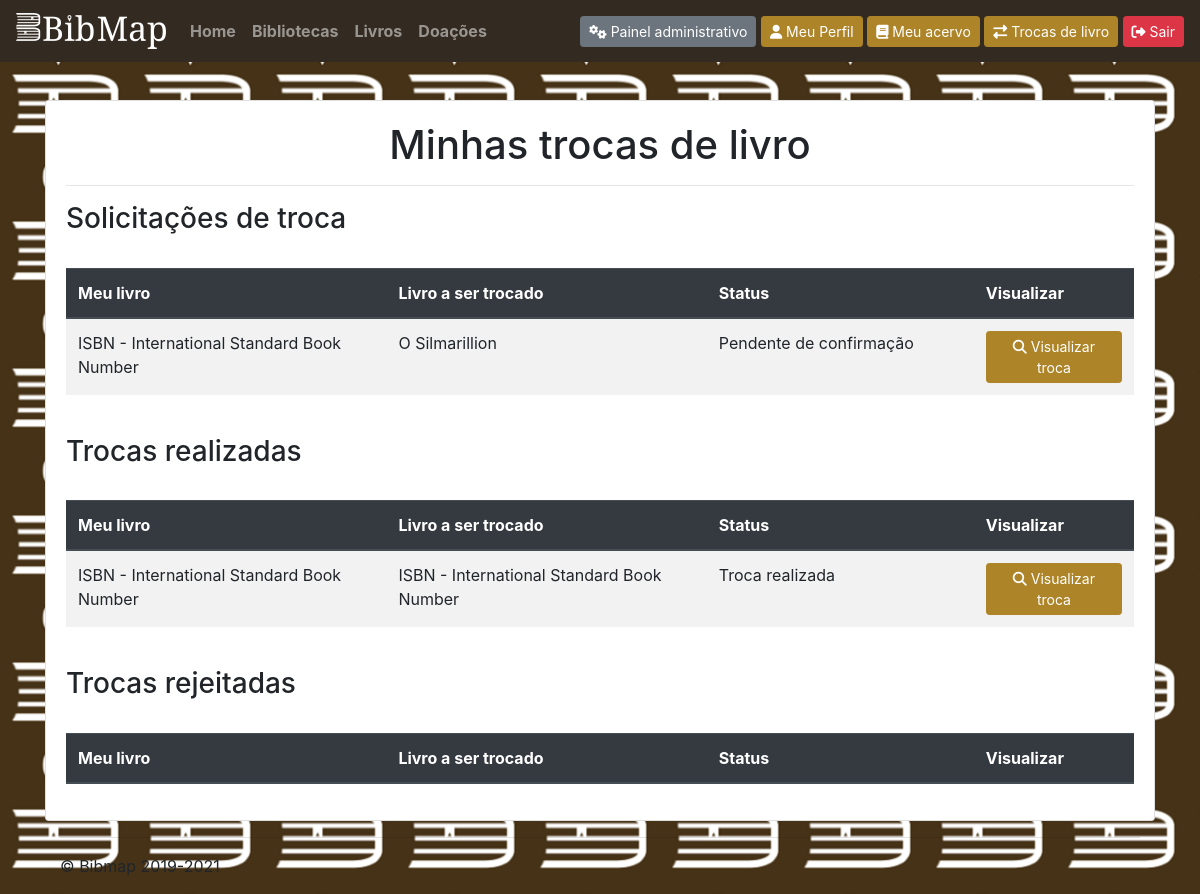
The page /accounts/trocasdelivros/ (signed in) on the database its author committed.
### accounts/models.py (models this page shows)
class TrocaLivro(models.Model):
    livro_solicitante  = models.ForeignKey(LivroUsuario, on_delete = models.CASCADE, related_name = "livro_solicitante", null=True)
    livro_solicitado = models.ForeignKey(LivroUsuario, on_delete = models.CASCADE, related_name = "livro_solicitado", null=True)
    confirmacao = models.BooleanField(null = True)
    data_solicitacao  = models.DateTimeField(auto_now_add = True)
    data_finalizacao  = models.DateTimeField(blank=True, null=True)

class LivroUsuario(models.Model):
    livro = models.ForeignKey(Livro, on_delete=models.PROTECT)
    perfil = models.ForeignKey(Perfil, on_delete=models.PROTECT)
    estado_choices = [
        (0, 'Excelente'),
        (1, 'Ótimo'),
        (2, 'Bom'),
        (3, 'Regular'),
        (4, 'Ruim'),
        (5, 'Péssimo'),
    ]
    estado = models.IntegerField(choices = estado_choices, default = 0)

### livro/models.py (models this page shows, shortened)
class Livro(models.Model):
    nome = models.CharField(max_length=100)
    isbn_10 = models.CharField(max_length=10)
    isbn_13 = models.CharField(max_length=13)
    editora = models.CharField(max_length=50)
    capa = models.ImageField(upload_to='images/livros/')
    genero_choices = [
        (0, 'Ação'),
        (1, 'Administração'),
        (2, 'Aventura'),
        (3, 'Arte'),
        (4, 'Artesanato'),
        (5, 'Autoajuda'),
        (6, 'Biografia'),
        (7, 'Ciência'),
        (8, 'Computação'),
        (9, 'Humor'),
        (10, 'Direito'),
        (11, 'Educação'),
        (12, 'Didático'),
        (13, 'Engenharia'),
        (14, 'Erótico'),
        (15, 'Esporte'),
        (16, 'Ficção'),
        (17, 'Gastronomia'),
        (18, 'História'),
        (19, 'Quadrinho'),
        (20, 'Infantil'),
        (21, 'Infantojuvenil'),
        (22, 'LGBTQI+'),
        (23, 'Literatura'),
        (24, 'Medicina'),
        (25, 'Policial'),
        (26, 'Religião'),
        (27, 'Romance'),
        (28, 'Saúde'),
        (29, 'Turismo'),
        (30, 'Linguagem')
    ]
    genero = models.IntegerField(choices=genero_choices, default=0)
    status = models.BooleanField(default=True)
    autor = models.TextField()
    resumo = models.TextField()
    last_reseted_views = models.DateField(default = datetime.date(2000, 1, 1))
    visualizacoes = models.IntegerField(default=0)
    def __str__(self):
        return self.nome

### accounts/views.py (the view)
# urls.py: path('trocasdelivros/', views.TrocasDeLivros, name = 'TrocasDeLivros'),
@login_required
def TrocasDeLivros(request):
    lista_de_trocas = TrocaLivro.objects.filter(livro_solicitante__perfil__user_id = request.user.id) | TrocaLivro.objects.filter(livro_solicitado__perfil__user_id = request.user.id)
    context = {
        'lista_de_trocas': lista_de_trocas,
    }
    return render(request, 'accounts/trocasdelivros.html', context)

### accounts/views.py (called while the page is built)
def AddPerfilContext(request):
    context = {}
    if 'perfil' in request.session:
        p = Perfil.objects.get(user=request.user)
        context['perfil'] = p
    return context

### usuario/models.py (called while the page is built)
    def __str__(self):
        return self.numero

    def __str__(self):
        return "{} {}".format(self.user.first_name, self.user.last_name)

    def IsAdmin(self):
        return self.grupo == 2

### templates/accounts/trocasdelivros.html (shortened to what this page needs)
{% load static %}
{% include 'header.html' %}
<div class="container" style="margin-top: 100px">
    <div class="row">
        <div class="col-md-12">
            <div class="card">
                <div class="card-body">
                <div class="mx-auto">
                    <h1 class="text-center">Minhas trocas de livro</h1>
                    <hr>
                        <h3>Solicitações de troca</h3>
                        <br/>
                        <table class="table table-striped">
                            <thead class="thead-dark">
                                <tr>
                                <th scope="col" width="30%">Meu livro</th>
                                <th scope="col" width="30%">Livro a ser trocado</th>
                                <th scope="col" width="25%">Status</th>
                                <th scope="col" width="15%">Visualizar</th>
                                </tr>
                            </thead>
                            <tbody>
                                {% for troca in lista_de_trocas %}
                                    {% if troca.confirmacao == None %}
                                        <tr>
                                            <td>
                                                {% if troca.livro_solicitante.perfil == request.user.perfil %}
                                                    {{troca.livro_solicitante.livro}}
                                                {% else %}
                                                    {{troca.livro_solicitado.livro}}
                                                {% endif %}
                                            </td>
                                            <td>
                                                {% if troca.livro_solicitante.perfil == request.user.perfil %}
                                                    {{troca.livro_solicitado.livro}}
                                                {% else %}
                                                    {{troca.livro_solicitante.livro}}
                                                {% endif %}
                                            </td>
                                            <td>
                                            {% if troca.confirmacao == None %}
                                                Pendente de confirmação
                                            {% elif troca.confirmacao %}
                                                Troca realizada
                                            {% else %}
                                                Troca rejeitada
                                            {% endif %}
                                            </td>
                                            <td>
                                                <button type="button" class="btn btn-info btn-sm" data-toggle="modal" data-target="#visualizar-troca-{{troca.id}}">
                                                    <i class="fa fa-search" aria-hidden="true"></i> Visualizar troca
                                                </button>
                                            </td>
                                        </tr>
                                    {% endif %}
                                {% endfor %}
                            </tbody>
                        </table>
                        <br/>
                        <h3>Trocas realizadas</h3>
                        <br/>
                        <table class="table table-striped">
                            <thead class="thead-dark">
                                <tr>
                                <th scope="col" width="30%">Meu livro</th>
                                <th scope="col" width="30%">Livro a ser trocado</th>
                                <th scope="col" width="25%">Status</th>
                                <th scope="col" width="15%">Visualizar</th>
                                </tr>
                            </thead>
                            <tbody>
                                {% for troca in lista_de_trocas %}
                                    {% if troca.confirmacao %}
                                        <tr>
                                            <td>
                                                {% if troca.livro_solicitante.perfil == request.user.perfil %}
                                                    {{troca.livro_solicitante.livro}}
                                                {% else %}
                                                    {{troca.livro_solicitado.livro}}
                                                {% endif %}
                                            </td>
                                            <td>
                                                {% if troca.livro_solicitante.perfil == request.user.perfil %}
                                                    {{troca.livro_solicitado.livro}}
                                                {% else %}
                                                    {{troca.livro_solicitante.livro}}
                                                {% endif %}
                                            </td>
                                            <td>
                                            {% if troca.confirmacao == None %}
                                                Pendente de confirmação
                                            {% elif troca.confirmacao %}
                                                Troca realizada
                                            {% else %}
                                                Troca rejeitada
                                            {% endif %}
                                            </td>
                                            <td>
                                                <button type="button" class="btn btn-info btn-sm" data-toggle="modal" data-target="#visualizar-troca-{{troca.id}}">
                                                    <i class="fa fa-search" aria-hidden="true"></i> Visualizar troca
                                                </button>
                                            </td>
                                        </tr>
                                    {% endif %}
                                {% endfor %}
                            </tbody>
                        </table>
                        <br/>
                        <h3>Trocas rejeitadas</h3>
                        <br/>
                        <table class="table table-striped">
                            <thead class="thead-dark">
                                <tr>
                                <th scope="col" width="30%">Meu livro</th>
                                <th scope="col" width="30%">Livro a ser trocado</th>
                                <th scope="col" width="25%">Status</th>
                                <th scope="col" width="15%">Visualizar</th>
                                </tr>
                            </thead>
                        </table>
                    </div>
                </div>
            </div>
        </div>
    </div>
{% include 'footer.html' %}

### assets/css/style.css (style rules this page uses)
body { background-color: #ecf0f1; }
.btn-info { color: #fff; background-color: #AE8428; border-color: #AE8428; }
.card { position: relative; display: -ms-flexbox; display: flex; -ms-flex-direction: column; flex-direction: column; min-width: 0; word-wrap: break-word; background-color: #fff; background-clip: border-box; border: 1px solid rgba(0, 0, 0, 0.125); border-radius: 0.25rem; }
body { background-image: url('/assets/img/aplicação2.png'); }

### rows shown on the page
TrocaLivro: livro_solicitado.livro "ISBN - International Standard Book Number", livro_solicitante.livro "O Silmarillion", shows "Pendente de confirmação"
TrocaLivro: livro_solicitante.livro "ISBN - International Standard Book Number", livro_solicitado.livro "ISBN - International Standard Book Number", confirmacao "Troca realizada"
